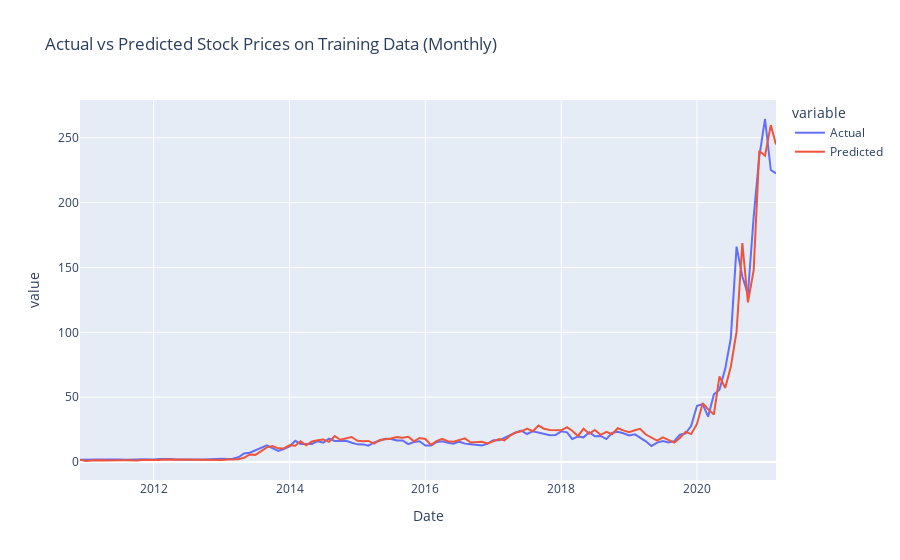

Write notebook code for a chart like this one.
### Markdown cell above
## Visualization and Evaluation

### Code cell
# Predict on training set
y_train_pred = model.predict(X_train)

# Create a DataFrame for visualization
train_dates = window_df['Target Date'].iloc[:-len(y_test)].reset_index(drop=True)
train_results = pd.DataFrame({'Date': train_dates, 'Actual': y_train, 'Predicted': y_train_pred})

# Plot the predictions vs actual values
fig = px.line(train_results, x='Date', y=['Actual', 'Predicted'], title='Actual vs Predicted Stock Prices on Training Data (Monthly)')
fig.show()
